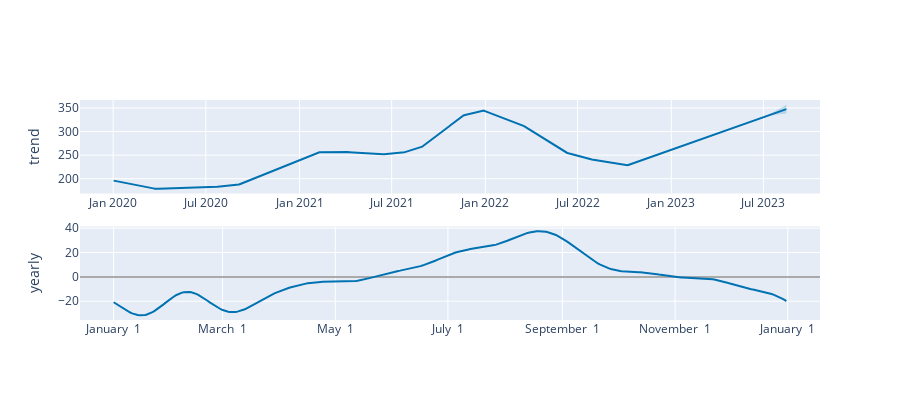

This figure's notebook cell:
### Code cell
plot_components_plotly(m_pro, forecast_pro)

### Figure 1 — Plotly figure (JSON) as saved in the notebook; plotly's stock layout.template omitted (floating-point values rounded to 4 significant figures; data arrays with more than 128 entries replaced by an {"elided": "..."} marker saying what was removed)
{"data": [{"line": {"color": "#0072B2", "width": 2}, "mode": "lines", "name": "trend", "type": "scatter", "x": {"elided": "931 str values"}, "xaxis": "x", "y": {"elided": "931 float values"}, "yaxis": "y"}, {"line": {"color": "rgba(0, 114, 178, 0.2)", "width": 0}, "mode": "lines", "name": "trend_upper", "type": "scatter", "x": {"elided": "931 str values"}, "xaxis": "x", "y": {"elided": "931 float values"}, "yaxis": "y"}, {"fill": "tonexty", "fillcolor": "rgba(0, 114, 178, 0.2)", "line": {"color": "rgba(0, 114, 178, 0.2)", "width": 0}, "mode": "lines", "name": "trend_lower", "type": "scatter", "x": {"elided": "931 str values"}, "xaxis": "x", "y": {"elided": "931 float values"}, "yaxis": "y"}, {"line": {"color": "#0072B2", "width": 2}, "mode": "lines", "name": "yearly", "type": "scatter", "x": {"elided": "365 str values"}, "xaxis": "x2", "y": {"elided": "365 float values"}, "yaxis": "y2"}], "layout": {"height": 400, "showlegend": false, "width": 900, "xaxis": {"anchor": "y", "domain": [0, 1], "range": ["2019-10-27T22:48:00", "2023-10-20T01:12:00"], "type": "date"}, "xaxis2": {"anchor": "y2", "domain": [0, 1], "range": ["2016-12-13T18:54:02.958904", "2018-01-18T11:04:57.863013"], "tickformat": "%B %e", "type": "date"}, "yaxis": {"anchor": "x", "domain": [0.575, 1], "rangemode": "normal", "title": {"text": "trend"}, "zerolinecolor": "#AAA"}, "yaxis2": {"anchor": "x2", "domain": [0, 0.425], "title": {"text": "yearly"}, "zerolinecolor": "#AAA"}}}
